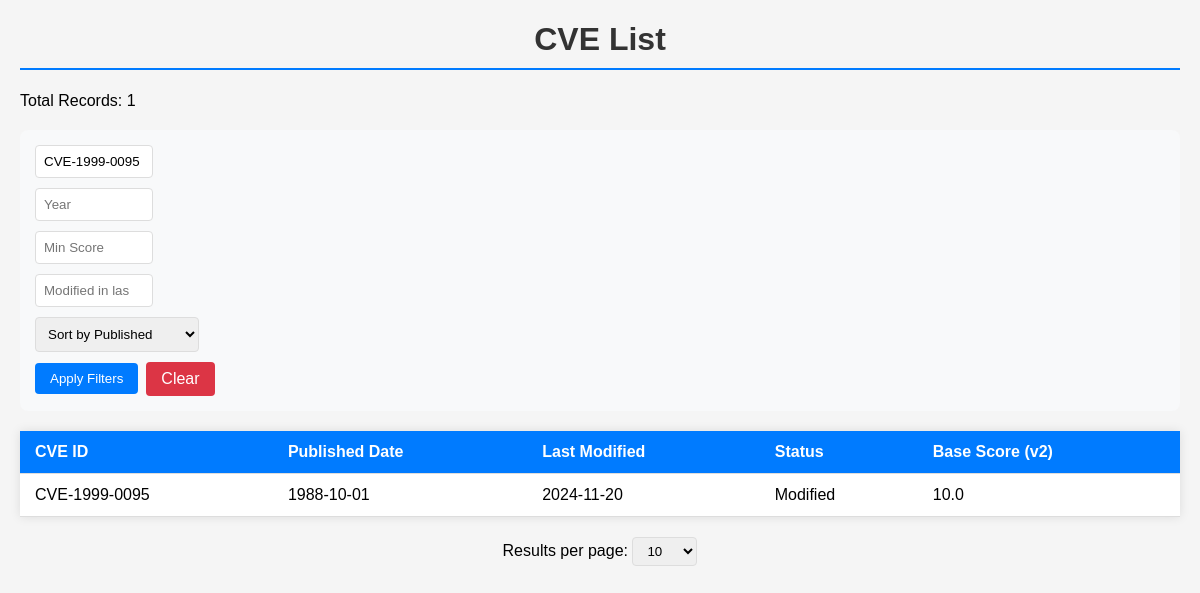
The app's page /cves/list?cve_id=CVE-1999-0095 with its own data.
### app/models.py (models this page shows, shortened)
class CVE(db.Model):
    __tablename__ = 'cve'
    id = db.Column(db.String(20), primary_key=True)
    published = db.Column(db.DateTime)
    last_modified = db.Column(db.DateTime)
    source_Identifier = db.Column(db.String(100))
    description = db.Column(db.Text)
    base_score_v2 = db.Column(db.Float)
    base_score_v3 = db.Column(db.Float)
    cvss_v2_vector = db.Column(db.String(100))
    cvss_v2_severity = db.Column(db.String(50))
    cvss_v3_vector = db.Column(db.String(100))
    cvss_v3_severity = db.Column(db.String(20))
    exploitability_score = db.Column(db.Float)
    impact_score = db.Column(db.Float)
    cpe_list = db.Column(db.JSON)
    status = db.Column(db.String(50))

### app/routes.py (the view)
@app.route('/cves/list')
@swag_from({
    'tags': ['CVEs'],
    'description': 'Get a paginated list of CVEs with filtering and sorting options.',
    'parameters': [
        {
            'name': 'page',
            'in': 'query',
            'type': 'integer',
            'default': 1,
            'description': 'Page number for pagination.'
        },
        {
            'name': 'per_page',
            'in': 'query',
            'type': 'integer',
            'default': 10,
            'description': 'Number of CVEs per page.'
        },
        {
            'name': 'cve_id',
            'in': 'query',
            'type': 'string',
            'description': 'Filter by exact CVE ID.'
        },
        {
            'name': 'year',
            'in': 'query',
            'type': 'integer',
            'description': 'Filter by CVE publication year.'
        },
        {
            'name': 'score',
            'in': 'query',
            'type': 'number',
            'description': 'Filter by minimum CVSS score (v2 or v3).'
        },
        {
            'name': 'last_modified_days',
            'in': 'query',
            'type': 'integer',
            'description': 'Filter by CVEs modified in the last N days.'
        },
        {
            'name': 'sort_by',
            'in': 'query',
            'type': 'string',
            'enum': ['published', 'last_modified', 'base_score_v2', 'base_score_v3'],
            'default': 'published',
            'description': 'Sort by field.'
        }
    ],
    'responses': {
        200: {
            'description': 'A paginated list of CVEs.',
            'schema': {
                '$ref': '#/definitions/CVEListResponse'
            }
        },
        400: {
            'description': 'Invalid input parameters.'
        }
    }
})
def list_cves():
    page = request.args.get('page', 1, type=int)
    per_page = request.args.get('per_page', 10, type=int)
    sort_by = request.args.get('sort_by', 'published')
    cve_id = request.args.get('cve_id')
    year = request.args.get('year')
    score = request.args.get('score')
    last_modified_days = request.args.get('last_modified_days')
    query = CVE.query
    if cve_id:
        query = query.filter(CVE.id == cve_id)
    if year:
        query = query.filter(CVE.id.like(f'CVE-{year}-%'))
    if score:
        score = float(score)
        query = query.filter(
            (CVE.base_score_v2 >= score) |
            (CVE.base_score_v3 >= score)
        )
    if last_modified_days:
        cutoff_date = datetime.now() - timedelta(days=int(last_modified_days))
        query = query.filter(CVE.last_modified >= cutoff_date)
    sort_mapping = {
        'published': CVE.published,
        'last_modified': CVE.last_modified,
        'status': CVE.status,
        'base_score_v2': CVE.base_score_v2,
        'base_score_v3': CVE.base_score_v3
    }
    total_records = query.count()
    sort_column = sort_mapping.get(sort_by, CVE.published)
    cves = query.order_by(sort_column).paginate(page=page, per_page=per_page)
    return render_template('index.html',
                         cves=cves,
                         total_records=total_records,
                         current_filters=request.args)

### app/templates/index.html (shortened to what this page needs)
<!DOCTYPE html>
<html>
<head>
    <link rel="stylesheet" href="{{ url_for('static', filename='css/style.css') }}">
</head>
<body>
    <h1>CVE List</h1>
    <div class="total-records">
        Total Records: {{ total_records }}
    </div>
    <div class="filters horizontal-filters">
        <form method="GET" action="{{ url_for('list_cves') }}">
            <div class="filter-group">
                <input type="text" name="cve_id" placeholder="CVE ID"
                       value="{{ current_filters.cve_id or '' }}">
            </div>
            <div class="filter-group">
                <input type="number" name="year" placeholder="Year"
                       value="{{ current_filters.year or '' }}">
            </div>
            <div class="filter-group">
                <input type="number" step="0.1" name="score" placeholder="Min Score"
                       value="{{ current_filters.score or '' }}">
            </div>
            <div class="filter-group">
                <input type="number" name="last_modified_days"
                       placeholder="Modified in last N days"
                       value="{{ current_filters.last_modified_days or '' }}">
            </div>
            <div class="filter-group">
                <select name="sort_by">
                    <option value="published" {% if current_filters.sort_by=='published' %}selected{% endif %}>
                        Sort by Published
                    </option>
                </select>
            </div>
            <div class="filter-group">
                <button type="submit" class="filter-button">Apply Filters</button>
                <a href="{{ url_for('list_cves') }}" class="clear-btn">Clear</a>
            </div>
        </form>
    </div>
    <table>
        <thead>
            <tr>
                <th>CVE ID</th>
                <th>Published Date</th>
                <th>Last Modified</th>
                <th>Status</th>
                <th>Base Score (v2)</th>
            </tr>
        </thead>
        <tbody>
            {% for cve in cves.items %}
            <tr onclick="window.location='/cves/{{ cve.id }}'">
                <td>{{ cve.id }}</td>
                <td>{{ cve.published.strftime('%Y-%m-%d') }}</td>
                <td>{{ cve.last_modified.strftime('%Y-%m-%d') }}</td>
                <td>{{ cve.status }}</td>
                <td>{{ cve.base_score_v2 }}</td>
            </tr>
            {% endfor %}
        </tbody>
    </table>
    <div class="results-per-page">
        Results per page:
        <select onchange="window.location.href = '?per_page=' + this.value">
            <option value="10" {% if cves.per_page == 10 %}selected{% endif %}>10</option>
        </select>
    </div>
</body>
</html>

### app/static/css/style.css (style rules this page uses)
body { font-family: Arial, sans-serif; margin: 20px; background-color: #f5f5f5; }
h1 { color: #333; text-align: center; }
table { width: 100%; border-collapse: collapse; margin: 20px 0; background-color: white; box-shadow: 0 0 10px rgba(0, 0, 0, 0.1); }
th, td { padding: 12px 15px; text-align: left; border-bottom: 1px solid #ddd; }
th { background-color: #007bff; color: white; }
.results-per-page { text-align: center; margin: 20px 0; }
select { padding: 5px 10px; border-radius: 4px; border: 1px solid #ddd; }
h1 { color: #333; border-bottom: 2px solid #007bff; padding-bottom: 10px; }
.filters { margin: 20px 0; padding: 15px; background: #f8f9fa; border-radius: 8px; display: flex; gap: 15px; align-items: center; }
.filter-group { display: flex; align-items: center; gap: 8px; }
.filter-group input { padding: 5px 10px; width: 100px; border: 1px solid #ddd; border-radius: 4px; }
button { padding: 8px 20px; background: #007bff; color: white; border: none; border-radius: 4px; cursor: pointer; }
.filters { margin: 20px 0; padding: 15px; background: #f8f9fa; border-radius: 8px; }
.filters form { display: grid; grid-template-columns: repeat(auto-fit, minmax(150px, 1fr)); gap: 10px; align-items: end; }
.filters input, .filters select { padding: 8px; border: 1px solid #ddd; border-radius: 4px; }
.filters button { padding: 8px 15px; background: #007bff; color: white; border: none; border-radius: 4px; cursor: pointer; }
.clear-btn { padding: 8px 15px; background: #dc3545; color: white; border-radius: 4px; text-decoration: none; }

### records on screen
CVE: id "CVE-1999-0095", published "1988-10-01", last_modified "2024-11-20", status "Modified", base_score_v2 "10.0"

### other values on screen
{{ total_records }} "1"
